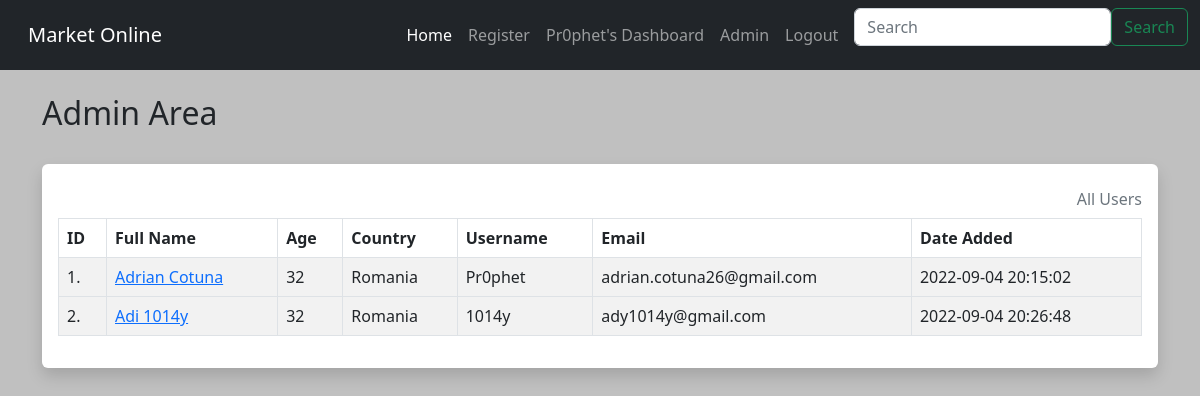
Page /admin (signed in) on the earlier database version.
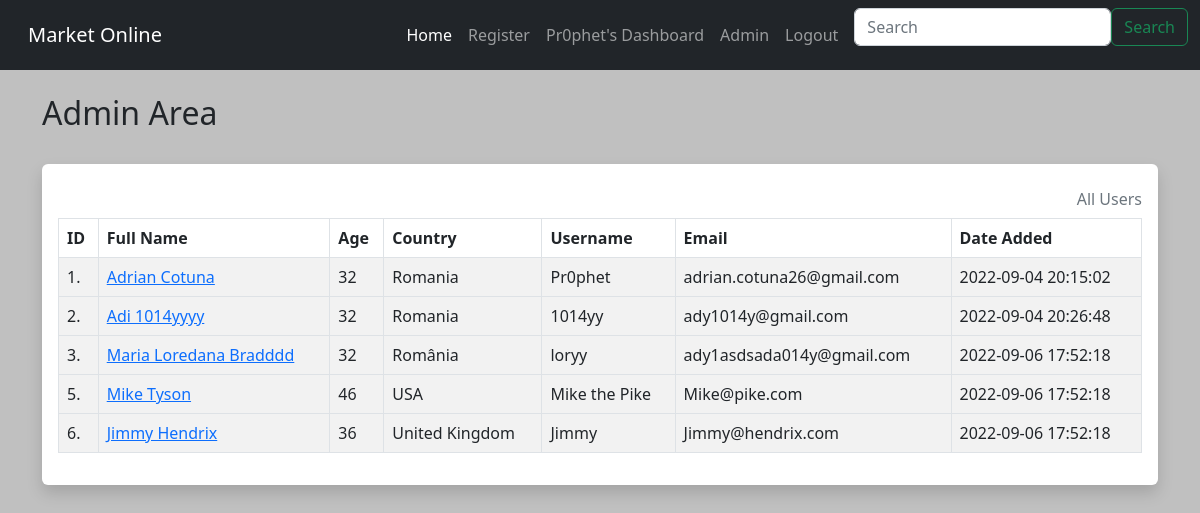
Same page on the later database version.
### app.py (models this page shows)
class Users(UserMixin, db.Model):
    id = db.Column(db.Integer(), primary_key=True)
    full_name = db.Column(db.String(200))
    age = db.Column(db.Integer())
    location = db.Column(db.String())
    username = db.Column(db.String(15), unique=True)
    password = db.Column(db.String(80))
    email = db.Column(db.String(), unique=True)
    date_added = db.Column(db.String())

### app.py (the view)
@app.route("/admin")
@login_required
def admin():
    all_users = Users.query.order_by(Users.date_added)
    id = current_user.id
    if id == 1:
        return render_template("admin.html",
                               all_users=all_users)
    else:
        flash("Sorry only admins can access admin page.")
        return redirect((url_for("dashboard")))

### app.py (called while the page is built)
@login_manager.user_loader
def load_user(user_id):
    return Users.query.get(int(user_id))

### templates/admin.html
{% extends "base.html" %}
{% block content %}
    <h2>Admin Area</h2>
    <br/>
<div class="shadow p-3 mb-5 bg-body rounded">
    <table class="table caption-top table-hover table-bordered table-striped">
        <caption>All Users</caption>
        <thead>
            <tr>
                <th scope="col">ID</th>
                <th scope="col">Full Name</th>
                <th scope="col">Age</th>
                <th scope="col">Country</th>
                <th scope="col">Username</th>
                <th scope="col">Email</th>
                <th scope="col">Date Added</th>
            </tr>
        </thead>
    {% for user in all_users %}
        <tbody>
            <tr>
                <td>{{ user.id }}.</td>
                <td><a href="{{ url_for('admin_user_edit', id=user.id) }}">{{ user.full_name}}</a></td>
                <td>{{ user.age}}</td>
                <td>{{ user.location}}</td>
                <td>{{ user.username}}</td>
                <td>{{ user.email}}</td>
                <td>{{ user.date_added}}</td>
        <tbody>
        {% endfor %}
      </table>
</div>
{% endblock %}

### templates/base.html (shortened to what this page needs)
<html lang="en">
  <head>
     <link rel="stylesheet" href="https://cdn.jsdelivr.net/npm/bootstrap@5.2.0/dist/css/bootstrap.rtl.min.css">
      <link rel="stylesheet" href="{{ url_for('static', filename='/CSS/style.css') }}">
  </head>
  <body>
    {% include 'navbar.html' %}
    <br/>
    <div class="container">
        {% block content %}
        {% endblock %}
    </div>
  </body>
</html>

### templates/navbar.html (shortened to what this page needs)
<nav class="navbar navbar-expand-lg navbar-dark bg-dark">
  <div class="container-fluid">
    <a class="navbar-brand" href="{{ url_for('index') }}">Market Online</a>
    <div class="collapse navbar-collapse" id="navbarSupportedContent">
      <ul class="navbar-nav me-auto mb-2 mb-lg-0">
        <li class="nav-item">
          <a class="nav-link active" aria-current="page" href="{{ url_for('index') }}">Home</a>
        </li>
        <li class="nav-item">
          <a class="nav-link" href="{{ url_for('signup') }}">Register</a>
        </li>
        {% if current_user.is_authenticated %}
          <li class="nav-item">
            <a class="nav-link" href="{{ url_for('dashboard') }}">{{ current_user.username }}'s Dashboard</a>
          </li>
        {% if current_user.id == 1 %}
          <li class="nav-item">
            <a class="nav-link" href="{{ url_for('admin') }}">Admin</a>
          </li>
        {% endif %}
          <li class="nav-item">
            <a class="nav-link" href="{{ url_for('logout') }}">Logout</a>
          </li>
        {% else %}
          <li class="nav-item">
            <a class="nav-link" href="{{ url_for('login') }}">Login</a>
          </li>
        {% endif %}
      </ul>
      <form class="d-flex" role="search">
        <input class="form-control me-2" type="search" placeholder="Search" aria-label="Search">
        <button class="btn btn-outline-success" type="submit">Search</button>
      </form>
    </div>
  </div>
</nav>

### static/css/style.css (style rules this page uses)
body { background: silver; }

Differences in the rows shown:
changed Users "ady1014y@gmail.com": full_name "Adi 1014y" → "Adi 1014yyyy"; username "1014y" → "1014yy"
added Users: id "3", full_name "Maria Loredana Bradddd", age "32", location "România", username "loryy", email "ady1asdsada014y@gmail.com", date_added "2022-09-06 17:52:18"
added Users: id "5", full_name "Mike Tyson", age "46", location "USA", username "Mike the Pike", email "Mike@pike.com", date_added "2022-09-06 17:52:18"
added Users: id "6", full_name "Jimmy Hendrix", age "36", location "United Kingdom", username "Jimmy", email "Jimmy@hendrix.com", date_added "2022-09-06 17:52:18"
